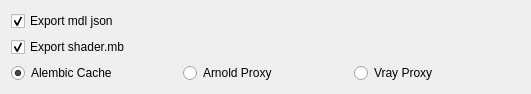
<?xml version="1.0" encoding="UTF-8"?>
<ui version="4.0">
 <class>pub_widget</class>
 <widget class="QWidget" name="pub_widget">
  <property name="geometry">
   <rect>
    <x>0</x>
    <y>0</y>
    <width>531</width>
    <height>83</height>
   </rect>
  </property>
  <property name="windowTitle">
   <string>Form</string>
  </property>
  <layout class="QGridLayout" name="gridLayout">
   <item row="0" column="0">
    <widget class="QCheckBox" name="checkBox_export_json">
     <property name="text">
      <string>Export mdl json</string>
     </property>
     <property name="checked">
      <bool>true</bool>
     </property>
    </widget>
   </item>
   <item row="1" column="0">
    <widget class="QCheckBox" name="checkBox_export_shaders">
     <property name="text">
      <string>Export shader.mb</string>
     </property>
     <property name="checked">
      <bool>true</bool>
     </property>
    </widget>
   </item>
   <item row="3" column="0">
    <spacer name="verticalSpacer">
     <property name="orientation">
      <enum>Qt::Vertical</enum>
     </property>
     <property name="sizeHint" stdset="0">
      <size>
       <width>20</width>
       <height>0</height>
      </size>
     </property>
    </spacer>
   </item>
   <item row="2" column="0">
    <widget class="QWidget" name="widget_cache" native="true">
     <layout class="QHBoxLayout" name="horizontalLayout">
      <property name="margin">
       <number>0</number>
      </property>
      <item>
       <widget class="QRadioButton" name="radioButton_abc">
        <property name="text">
         <string>Alembic Cache</string>
        </property>
        <property name="checked">
         <bool>true</bool>
        </property>
       </widget>
      </item>
      <item>
       <widget class="QRadioButton" name="radioButton_arnold">
        <property name="text">
         <string>Arnold Proxy</string>
        </property>
       </widget>
      </item>
      <item>
       <widget class="QRadioButton" name="radioButton_vray">
        <property name="text">
         <string>Vray Proxy</string>
        </property>
       </widget>
      </item>
     </layout>
    </widget>
   </item>
  </layout>
 </widget>
 <resources/>
 <connections/>
</ui>
